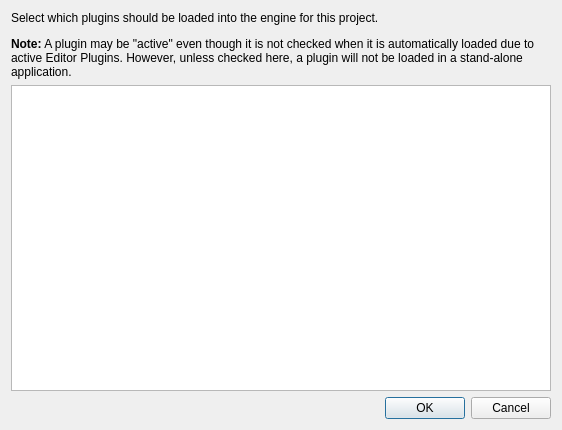
<?xml version="1.0" encoding="UTF-8"?>
<ui version="4.0">
 <class>ezQtEnginePluginConfigDlg</class>
 <widget class="QDialog" name="ezQtEnginePluginConfigDlg">
  <property name="geometry">
   <rect>
    <x>0</x>
    <y>0</y>
    <width>562</width>
    <height>430</height>
   </rect>
  </property>
  <property name="windowTitle">
   <string>Plugin Configuration</string>
  </property>
  <property name="windowIcon">
   <iconset resource="../QtResources/resources.qrc">
    <normaloff>:/EditorFramework/Icons/Plugins16.png</normaloff>:/EditorFramework/Icons/Plugins16.png</iconset>
  </property>
  <layout class="QVBoxLayout" name="verticalLayout">
   <item>
    <widget class="QLabel" name="label">
     <property name="sizePolicy">
      <sizepolicy hsizetype="Preferred" vsizetype="Preferred">
       <horstretch>0</horstretch>
       <verstretch>0</verstretch>
      </sizepolicy>
     </property>
     <property name="text">
      <string>&lt;html&gt;&lt;head/&gt;&lt;body&gt;&lt;p&gt;Select which plugins should be loaded into the engine for this project.&lt;/p&gt;&lt;p&gt;&lt;span style=&quot; font-weight:600;&quot;&gt;Note:&lt;/span&gt; A plugin may be &amp;quot;active&amp;quot; even though it is not checked when it is automatically loaded due to active Editor Plugins. However, unless checked here, a plugin will not be loaded in a stand-alone application.&lt;/p&gt;&lt;/body&gt;&lt;/html&gt;</string>
     </property>
     <property name="textFormat">
      <enum>Qt::RichText</enum>
     </property>
     <property name="wordWrap">
      <bool>true</bool>
     </property>
    </widget>
   </item>
   <item>
    <widget class="QListWidget" name="ListPlugins">
     <property name="sortingEnabled">
      <bool>true</bool>
     </property>
    </widget>
   </item>
   <item>
    <layout class="QHBoxLayout" name="horizontalLayout">
     <item>
      <spacer name="horizontalSpacer">
       <property name="orientation">
        <enum>Qt::Horizontal</enum>
       </property>
       <property name="sizeHint" stdset="0">
        <size>
         <width>40</width>
         <height>20</height>
        </size>
       </property>
      </spacer>
     </item>
     <item>
      <widget class="QPushButton" name="ButtonOK">
       <property name="text">
        <string>OK</string>
       </property>
      </widget>
     </item>
     <item>
      <widget class="QPushButton" name="ButtonCancel">
       <property name="text">
        <string>Cancel</string>
       </property>
      </widget>
     </item>
    </layout>
   </item>
  </layout>
 </widget>
 <resources>
  <include location="../../../Code/Tools/GuiFoundation/QtResources/resources.qrc"/>
  <include location="../QtResources/resources.qrc"/>
 </resources>
 <connections/>
</ui> 
